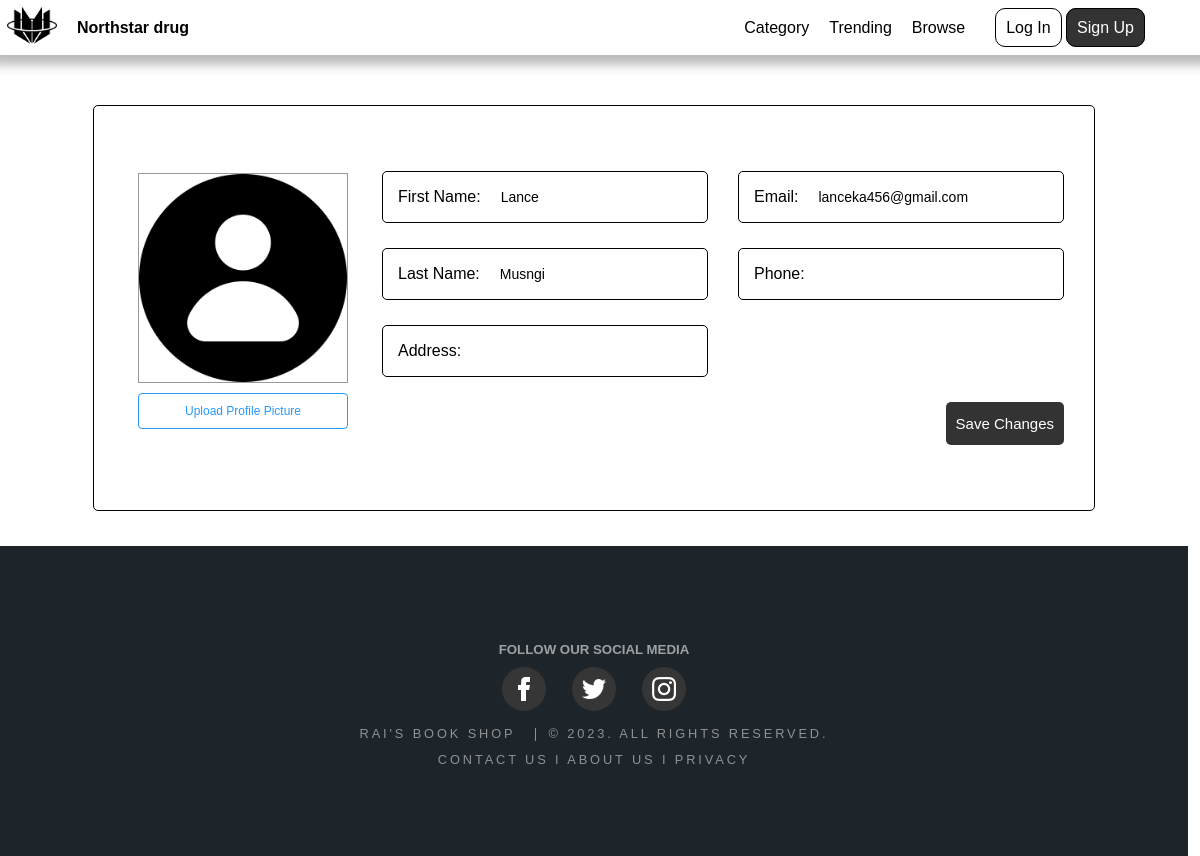
/edituser.php, run on an earlier commit of the app's database.
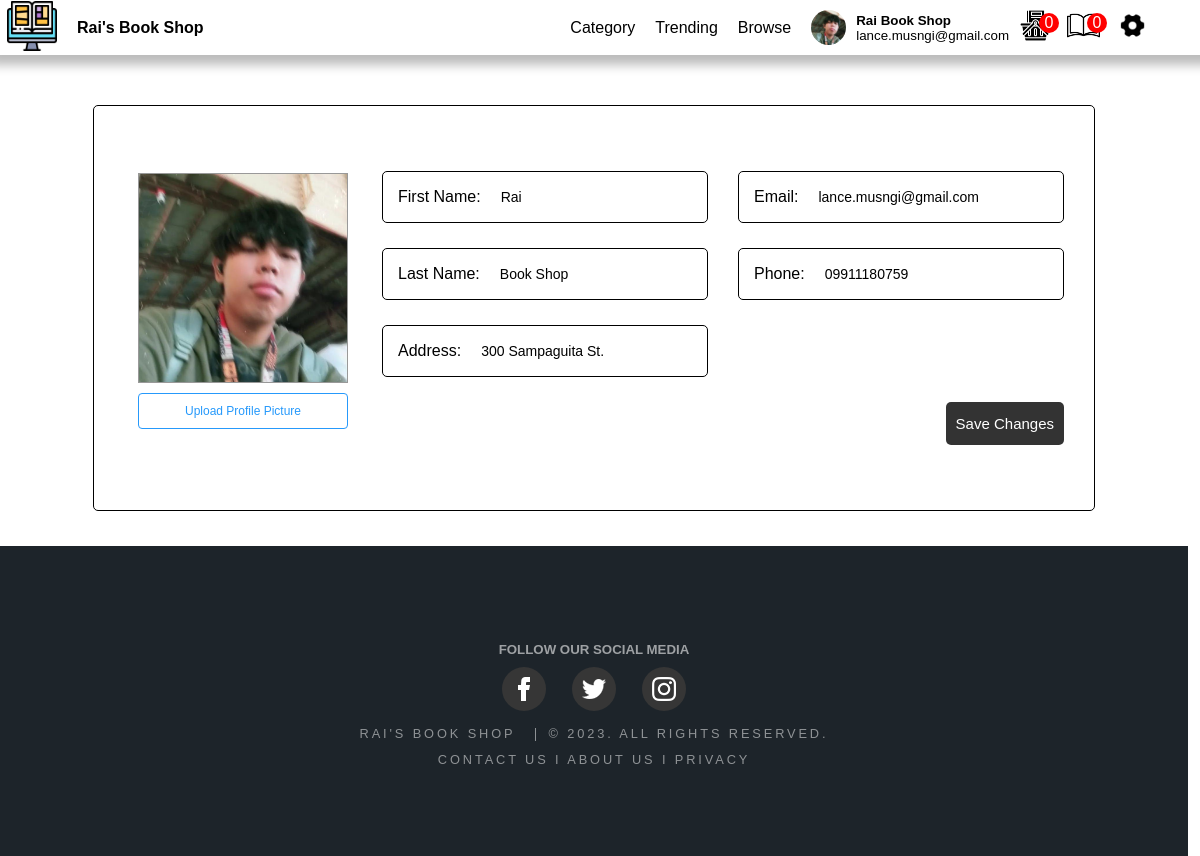
And on a later commit of the database.
### tables this page shows
CREATE TABLE `page` (
  `ItemID` int(11) NOT NULL,
  `Itemname` varchar(50) NOT NULL,
  `value` varchar(200) NOT NULL
);

CREATE TABLE `currentuser` (
  `UserId` int(11) NOT NULL,
  `FName` varchar(50) NOT NULL,
  `LName` varchar(50) NOT NULL,
  `username` varchar(200) NOT NULL,
  `email` varchar(50) NOT NULL,
  `address` varchar(200) DEFAULT NULL,
  `phone` varchar(15) DEFAULT NULL,
  `profile` varchar(200) NOT NULL
);

### query.php (called while the page is built, shortened)
<?php
$queryUser = mysqli_query($con, "SELECT * FROM currentuser WHERE UserID = 1");
$rowUser = mysqli_fetch_assoc($queryUser);
$username = $rowUser["username"];
$FName = $rowUser["FName"];
$LName = $rowUser["LName"];
$address = $rowUser['address'];
$phone = $rowUser['phone'];
if ($username != 0) {
    $on = mysqli_query($con, "SELECT * FROM users WHERE username = '$username'");
    $rowon = mysqli_fetch_assoc($on);
    $UserID = $rowon["UserID"];
    $query69 = mysqli_query($con, "SELECT COUNT(cart_id) AS count from cart WHERE customer_id = $UserID");
    $row69 = mysqli_fetch_assoc($query69);
    $cartcount = $row69["count"];
    $query70 = mysqli_query($con, "SELECT COUNT(id) AS count from borrow WHERE customer_name = '$FName $LName' and returned !=1");
    $row70 = mysqli_fetch_assoc($query70);
    $borrowcount = $row70["count"];
} else {
    $verification = '0';
    $block = '0';
}
$queryPage = mysqli_query($con, "SELECT * FROM page WHERE ItemID IN (1, 2, 3, 4, 5)");
while ($rowPage = mysqli_fetch_assoc($queryPage)) {
    if ($rowPage["ItemID"] == 1) {
        $logo = $rowPage["value"];
    } elseif ($rowPage["ItemID"] == 2) {
        $companyname = $rowPage["value"];
    } elseif ($rowPage["ItemID"] == 3) {
        $backgroundimg = $rowPage["value"];
    } elseif ($rowPage["ItemID"] == 4) {
        $backgroundcolor = $rowPage["value"];
    } elseif ($rowPage["ItemID"] == 5) {
        $color = $rowPage["value"];
    }
}
$querycompanyname = mysqli_query($con, "select * from page where ItemID = 2");
$rowcompanyname = mysqli_fetch_assoc($querycompanyname);
$companyname = $rowcompanyname["value"];

### edituser.php (the view, shortened to what the changed rows need)
<!DOCTYPE html>
<html>
<head>
    <link rel="stylesheet" href="css/stylemain.css">
    <link rel="stylesheet" href="css/header.css">
    <?php
    include("connect.php");
    include("query.php");
    ?>
</head>
<body>
    <?php
    include("header.php");
    ?>
    <section></a>
        <div class="wrapper" id="w1">
            <form action="" method="post" enctype="multipart/form-data">
                <div class="wedit">
                    <div class="weditimg">
                        <?php
                        echo "<img id='profileImage' src='$location' alt='Profile Picture'>";
                        ?>
                        <label class="btn-upload-img">
                            Upload Profile Picture <input type="file" id="img" name="img" accept="image/*">
                        </label>
                    </div>
                    <div class="weform">
                        <div class="inweform">
                            <div class="weitem">
                                <div class="border">
                                    <p>First Name:</p>
                                </div>
                                <?php
                                echo "<input type='text' name='first_name' value='$FName'>";
                                ?>
                            </div>
                            <div class="weitem">
                                <div class="border">
                                    <p>Last Name:</p>
                                </div>
                                <?php
                                echo "<input type='text' name='last_name' value='$LName'>";
                                ?>
                            </div>
                            <div class="weitem">
                                <div class="border">
                                    <p>Address:</p>
                                </div>
                                <?php
                                echo "<input type='text' name='address' value='$address'>";
                                ?>
                            </div>
                        </div>
                        <div class="inweform">
                            <div class="weitem">
                                <div class="border">
                                    <p>Email:</p>
                                </div>
                                <?php
                                echo "<input type='text' name='email' id='emailInput' value='$email' style='text-transform: none;' pattern='.*\.com' title='Please enter a valid email address'>";
                                ?>
                            </div>
                            <div class="weitem">
                                <div class="border">
                                    <p>Phone:</p>
                                </div>
                                <?php
                                echo "<input type='tel' name='phone' value='$phone' pattern='^(\d{11}|\d{12}|\d{13})?$' title='Enter 11 or 13 digits'>";
                                ?>
                            </div>
                        </div>
                    </div>
                </div>
            </form>
        </div>
    </section>
</body>
</html>

### header.php (shortened to what the changed rows need)
<div class="navi">
    <header>
        <?php
        echo "<a href='Landingpage.php#home'><img src='$logo' width='50'></a>
            <div class='logoname'>
                <a href='Landingpage.php#home'>
                    <p><strong>$companyname</strong></p>
                </a>
            </div>";
        ?>
        <div class="header">
            <?php
            $query = mysqli_query($con, "select * from currentuser where UserID = '1'");
            $row = mysqli_fetch_assoc($query);
            $location = $row["profile"];
            $username = $row["username"];
            $FName = $row["FName"];
            $LName = $row["LName"];
            $email = $row["email"];
            if ($username == "0") {
                echo "<div class='out'>
                    <a class='loginb'>Log In</a>
                    <a class='signupb'>Sign Up</a>
                    </div>";
            } else {
                echo "<div class='profile'>
                    <img src='$location' width='40' height='40' id='currentuser'>
                    <div id='inout'>
                       <p class='name'>$FName $LName</p>
                        <p>$email</p>
                    </div>
                        <div class='carts'>
                        <a href='cart.php'><img src='Image/shopping-cart.png' width='33' id='currentuser'><div class='cartcount'>$cartcount</div></a>
                        <a href='display_borrowed.php'><img src='Image/book.png' width='33'><div class='cartcount'>$borrowcount</div></a>
                    </div>
                </div>
                <div>
                    <a  onclick='showSettingsPopup()'><img src='Image/setting.png' width='25' id='profile'></a>
                    </div>";
            }
            ?>
        </div>
    </header>
</div>

What changed in the data, as far as the page shows it:
changed page (number 1 of 2 on the later page): value: a different picture
changed page: value "Northstar drug" → "Rai's Book Shop"
changed currentuser: username "0" → "admin" (drawn); profile: picture added; FName (not shown) → "Rai"; LName (not shown) → "Book Shop"; email (not shown) → "lance.musngi@gmail.com"; profile: a different picture; first_name "Lance" → "Rai"; last_name "Musngi" → "book shop"; address (not shown) → "300 sampaguita st."; email "lanceka456@gmail.com" → "lance.musngi@gmail.com"; phone (not shown) → "09911180759"
Also different on the page:
$cartcount: (not shown) → "0"
$borrowcount: (not shown) → "0"
text no longer shown: "Log In Sign Up"
